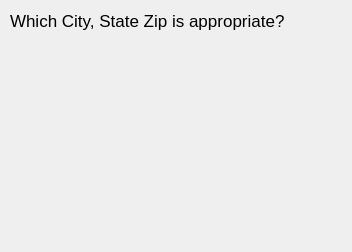
<?xml version="1.0" encoding="UTF-8"?>
<ui version="4.0">
 <class>ZipCodeDialog</class>
 <widget class="QDialog" name="ZipCodeDialog">
  <property name="windowModality">
   <enum>Qt::ApplicationModal</enum>
  </property>
  <property name="geometry">
   <rect>
    <x>0</x>
    <y>0</y>
    <width>352</width>
    <height>252</height>
   </rect>
  </property>
  <property name="font">
   <font>
    <pointsize>13</pointsize>
   </font>
  </property>
  <property name="windowTitle">
   <string>Multiple Zip Codes Found</string>
  </property>
  <widget class="QLabel" name="textLabel1">
   <property name="geometry">
    <rect>
     <x>10</x>
     <y>10</y>
     <width>330</width>
     <height>21</height>
    </rect>
   </property>
   <property name="text">
    <string>Which City, State Zip is appropriate?</string>
   </property>
   <property name="wordWrap">
    <bool>false</bool>
   </property>
  </widget>
  <widget class="Q3ListBox" name="cityStateZipListBox">
   <property name="geometry">
    <rect>
     <x>10</x>
     <y>40</y>
     <width>330</width>
     <height>191</height>
    </rect>
   </property>
  </widget>
 </widget>
 <layoutdefault spacing="6" margin="11"/>
 <pixmapfunction>qPixmapFromMimeSource</pixmapfunction>
 <customwidgets>
  <customwidget>
   <class>Q3Frame</class>
   <extends>QFrame</extends>
   <header>Qt3Support/Q3Frame</header>
   <container>1</container>
  </customwidget>
  <customwidget>
   <class>Q3ListBox</class>
   <extends>Q3Frame</extends>
   <header>q3listbox.h</header>
  </customwidget>
 </customwidgets>
 <includes>
  <include location="global">vector</include>
  <include location="local">types/address.h</include>
 </includes>
 <resources/>
 <connections/>
</ui>
